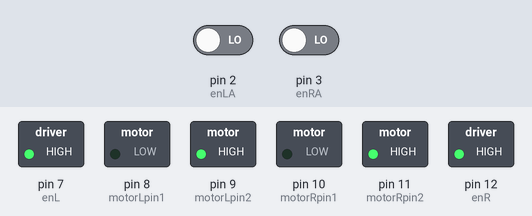
Bench run of a sketch on a simulated Arduino Uno, built with avr-gcc and run on an emulated ATmega328P. Shown: switched loads named in the sketch (green lamp = pin HIGH). The test bench sets the inputs (shaded band); at power-on: pin 2 (enLA) LOW, pin 3 (enRA) LOW. What the sketch prints to the serial monitor is not drawn.

Above: at 0.1 s.
Timing chart, 0 to 1.6 s (numbered marks = the images above):
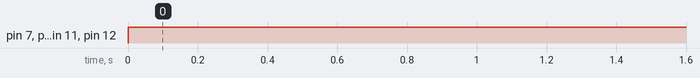

Measured:
- by itself, pin 7 (enL), pin 9 (motorLpin2), pin 11 (motorRpin2), pin 12 (enR): LOW → HIGH at 0.00 s

The sketch:

hw3_feedback_OK.ino
```cpp
//the front of the robot is the L298N, the back is the battery case
int motorRpin1 = 10; //right motor IN1
int motorRpin2 = 11; //right motor IN2

int motorLpin1 = 8; //left motor IN3
int motorLpin2 = 9; //left motor IN4

int enR = 12;
int enL = 7;

int enLA = 2; //left motor C1
//int enLB = 3; //left motor C2
//
//int enRB = 20; //right motor C2
int enRA = 3; //right motor C1


volatile unsigned int counterLA = 0;
volatile unsigned int counterRA = 0;
volatile unsigned long totalCounterLA = 0;
volatile unsigned long totalCounterRA = 0;
int pwmValue = 150; //preset value for right wheel in circle control

float rpmLA = 0;
float rpmRA = 0;

const float WHEEL_DISTANCE = 0.182; //Distance between 2 driving wheels
const int PULSE_PER_REV = 940;
const float WHEEL_PERIMETER = 0.1413;
const float WHEEL_RADIUS = 0.0225;

unsigned long previousMillis = 0;

// motion control
// // pose
float x = 0;
float y = 0;
float theta = 0;
const float T = 0.1; //sampling rate

int interval = T*1000; //delay between rpm calculations in ms

// // goal
float x_g = 1;
float y_g = 1;
float theta_g = 0;

// control parameter
float gamma = 3;
float lamda = 6;
float h = 0.2;

//motion
float deltaX, deltaY, rho, phi, alpha, v, w, vr, vl, wr, wl, v1, v2;

void setup() {
  Serial.begin(9600);

  pinMode(enLA, INPUT);
  // pinMode(enLB, INPUT);
  pinMode(enRA, INPUT);
  // pinMode(enRB, INPUT);
  // Setup interrupt
  attachInterrupt(digitalPinToInterrupt(enLA), countEnLA, RISING);
  attachInterrupt(digitalPinToInterrupt(enRA), countEnRA, RISING);

  // attachInterrupt(digitalPinToInterrupt(enRA), rightEnISRA, RISING);
  // attachInterrupt(digitalPinToInterrupt(enRB), rightEnISRB, RISING);

  pinMode(motorRpin1, OUTPUT);
  pinMode(motorRpin2, OUTPUT);
  pinMode(motorLpin1, OUTPUT);
  pinMode(motorLpin2, OUTPUT);
  totalCounterRA = 0;
  totalCounterLA = 0;
}

void loop() {
  positionControl();
}

void goCircle_clockwise(float radius) {
  //around a circle of 1m radius, vl=1.2vr
  float expected_speed_ratio = (radius + WHEEL_DISTANCE/2)/(radius - WHEEL_DISTANCE/2);
  Serial.print("expect ratio:");  Serial.println(expected_speed_ratio);
  float expected_rpmRA = rpmLA /expected_speed_ratio;
  Serial.print("expect rpmRA:");  Serial.println(expected_rpmRA);
  if (rpmRA < expected_rpmRA) {
      pwmValue += 10; // Increase PWM if speed is too low
      pwmValue = constrain(pwmValue, 30, 255);
    } else if (rpmRA > expected_rpmRA) {
      pwmValue -= 10; // Decrease PWM if speed is too high
      pwmValue = constrain(pwmValue, 30, 255);
    }
  digitalWrite(motorLpin1, LOW);
  analogWrite(motorLpin2, 255);
  digitalWrite(motorRpin1, LOW);
  analogWrite(motorRpin2, pwmValue);
  Serial.println(pwmValue);
}
void positionControl(){
  unsigned long currentMillis = millis();  // Get current time
  transformCoordinate();
  calculateMotion();
  //set speed
  rightForward(vr);
  leftForward(vl);
  if (currentMillis - previousMillis >= interval) {  // Check if 1 second has passed
    previousMillis = currentMillis;  // Save the last time pulse count was checked
    //get current speed
    rpmLA = calculateRPM(counterLA);    Serial.print("RPM_L = "); Serial.print(rpmLA);
    rpmRA = calculateRPM(counterRA);    Serial.print("; RPM_R = "); Serial.println(rpmRA);
    resetCounter();
    localize();
  }
  if (rho<0.05) {
    // if ((atan2(deltaX, deltaY)<(theta_g+0.1))&&(atan2(deltaX, deltaY)>(theta_g-0.1))) {
    stop();
    delay(3000);
  // }
  }
}
void localize() { //update pose
  //rpm to m/s
  v1 = RPMtoMPS(rpmLA); //left motor
  v2 = RPMtoMPS(rpmRA); //right motor
  x = x + (v1 + v2) / 2 * cos(theta) * T;
  y = y + (v1 + v2) / 2 * sin(theta) * T;
  theta = theta + (v2 - v1) / WHEEL_DISTANCE * T;
}

void transformCoordinate() {
  deltaX = x_g - x;
  deltaY = y_g - y;
  rho = sqrt(pow(deltaX, 2) + pow(deltaY, 2));
  phi = atan2(deltaY, deltaX) - theta_g;
  alpha = atan2(deltaY, deltaX) - theta;
}

void calculateMotion() {
  v = gamma * cos(alpha) * rho;
  w = lamda * alpha + gamma * cos(alpha) * sin(alpha) * (alpha + h * phi) / alpha;
  vr = v + WHEEL_DISTANCE * w / 2;
  vl = v - WHEEL_DISTANCE * w / 2;
  // wr = vr / WHEEL_RADIUS * 60 / (2 * M_PI);  // angular velocity in rpm
  // wl = vl / WHEEL_RADIUS * 60 / (2 * M_PI);
}

void goForward(float length) {
  int maxPulse = round(7000*length);
  while ((counterLA <= maxPulse) & (counterRA <= maxPulse)) {
      // Serial.print("counterLA: "); Serial.print(counterLA); Serial.print("; counterRA: "); Serial.println(counterRA);
      digitalWrite(motorLpin1, LOW);
      analogWrite(motorLpin2, 255);
      digitalWrite(motorRpin1, LOW);
      analogWrite(motorRpin2, 245);
    }
  stop();
}
void goForward() {
      digitalWrite(motorLpin1, LOW);
      analogWrite(motorLpin2, 255);
      digitalWrite(motorRpin1, LOW);
      analogWrite(motorRpin2, 245);
}
void stop() {
  digitalWrite(motorLpin1, LOW);
  digitalWrite(motorLpin2, LOW);
  digitalWrite(motorRpin1, LOW);
  digitalWrite(motorRpin2, LOW);
}

void countEnLA() { //update counter and total counter LA
  counterLA++;
  totalCounterLA++;
}
void countEnRA() {//update counter and total counter RA
  counterRA++;
  totalCounterRA++;
}
void resetCounter() {//reset counter LA and LB
  counterRA = 0;
  counterLA = 0;
}
float calculateRPM(int pulseCounter) { //pulse counter to RPM
  float rpm = (float)pulseCounter * 60 / PULSE_PER_REV /T;
  return rpm;
}
int MPStoPWM(float velocity, float maxVelocity = 0.2) { //velocity to PWM value
    float pwm = (velocity / maxVelocity) * 255;
    pwm = (int)constrain(pwm, 0, 255);
    return pwm;
}
float RPMtoMPS(float rpm){
  float v = rpm / 60 * WHEEL_PERIMETER;
  return v;
}
void rightForward (float velocity) { //set speed of right motor
  int pwm = (int)MPStoPWM(velocity)*0.95;
  digitalWrite(motorRpin2, HIGH);
  digitalWrite(motorRpin1, LOW);
  analogWrite(enR, pwm);
}
void leftForward (float velocity) {//set speed of left motor
  int pwm = MPStoPWM(velocity);
  digitalWrite(motorLpin2, HIGH);
  digitalWrite(motorLpin1, LOW);
  analogWrite(enL, pwm);
}
double calculateDistance(long counterL, long counterR){
  double pulseVelocity = 0.5*(counterL+counterR);
  double distance = pulseVelocity / (double)PULSE_PER_REV * WHEEL_PERIMETER;
  return distance;
}
```
